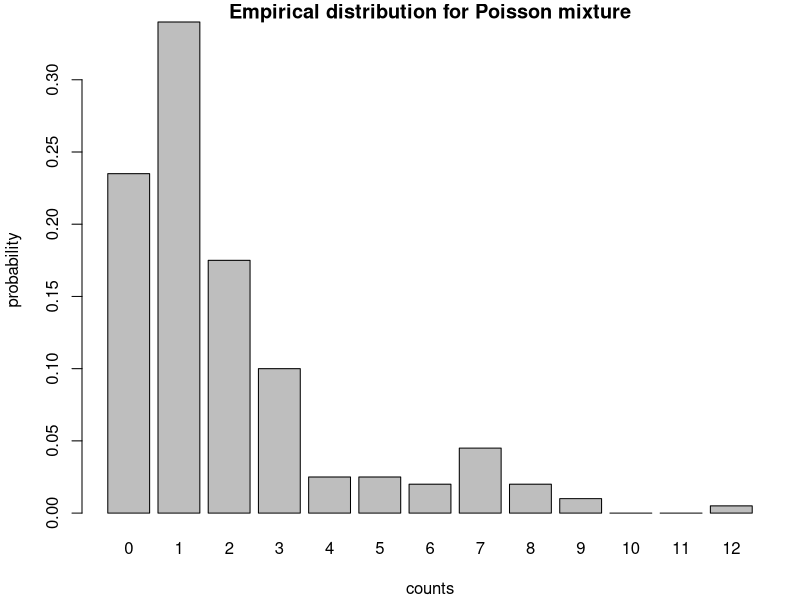

Write R code to recreate this figure.
## ---- chunk 1
#| label: fig-poisson-mix
# Generate n observations from a mixture of three poisson distributions
set.seed(452)

n = 200 # sample size
w = c(0.7,0.2,0.1) # weights
lambda = c(1,2,6) # lambda params (mean,variation)
ac = sample(1:length(w),n, replace=T, prob=w) # smaple the active component
x = rpois(n,lambda=lambda[ac]) # simulate an ac mixture component n time 

#par(mar=c(4,4,1,1) + 0.1)

empirical_feqs = table(factor(x, levels=seq(0, max(x)))) # tabulate samples into a counts
empirical_dist = empirical_feqs /n # convert frequencies to probabilities
## ---- chunk 2
#| label: fig-poisson-mix-1
#| fig-cap: "Empirical distribution for Poisson mixture"
par(mar=c(4,4,1,1) + 0.1)
barplot(empirical_dist,xlab="counts",ylab="probability",main="Empirical distribution for Poisson mixture")

## ---- chunk 3
#| label: lbl-poisson-mix-2
set.seed(42)

n = 1000                  # Larger sample size
w = c(0.3, 0.25, 0.25, 0.2)  # Weights
mu = c(1, 4, 7, 10)       # Means
rates = 1 / mu            # Rates for exponential distributions

cc = sample(1:4, n, replace=TRUE, prob=w)
x = rexp(n, rate=rates[cc])

sample_mean = mean(x)
sample_var = var(x)

theoretical_mean = sum(w * mu)
theoretical_variance = sum(w * (mu^2 + (mu - theoretical_mean)^2))

cat("Sample Mean:", sample_mean, "\n")
cat("Sample Variance:", sample_var, "\n")
cat("Theoretical Mean:", theoretical_mean, "\n")
cat("Theoretical Variance:", theoretical_variance, "\n")
